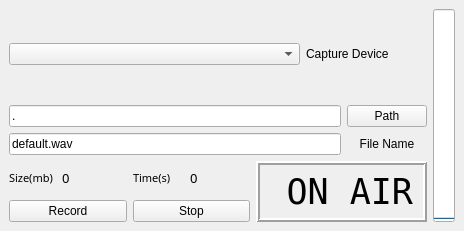
<?xml version="1.0" encoding="UTF-8"?>
<ui version="4.0">
 <class>mtsOpenALRecordQtWidget</class>
 <widget class="QDockWidget" name="mtsOpenALRecordQtWidget">
  <property name="geometry">
   <rect>
    <x>0</x>
    <y>0</y>
    <width>464</width>
    <height>231</height>
   </rect>
  </property>
  <property name="minimumSize">
   <size>
    <width>464</width>
    <height>231</height>
   </size>
  </property>
  <property name="styleSheet">
   <string notr="true"> QDockWidget {
     border: 1px solid lightgray;
     /*titlebar-close-icon: url(close.png);
     titlebar-normal-icon: url(undock.png);*/
 }

 QDockWidget::title {
     text-align: Center; /* align the text to the left */
     background: rgb(100, 170, 200);
     padding-left: 5px;
 }

 QDockWidget::close-button, QDockWidget::float-button {
     border: 1px solid transparent;
     background: darkgray;
     padding: 0px;
 }

 QDockWidget::close-button:hover, QDockWidget::float-button:hover {
     background: gray;
 }

 QDockWidget::close-button:pressed, QDockWidget::float-button:pressed {
     padding: 1px -1px -1px 1px;
 }</string>
  </property>
  <property name="features">
   <set>QDockWidget::NoDockWidgetFeatures</set>
  </property>
  <property name="allowedAreas">
   <set>Qt::TopDockWidgetArea</set>
  </property>
  <property name="windowTitle">
   <string>cisstAudioRecorder</string>
  </property>
  <widget class="QWidget" name="dockWidgetContents">
   <layout class="QHBoxLayout" name="horizontalLayout_7">
    <item>
     <layout class="QVBoxLayout" name="MainVLayout">
      <item>
       <layout class="QHBoxLayout" name="horizontalLayout_2">
        <item>
         <widget class="QComboBox" name="DeviceListComboBox">
          <property name="minimumSize">
           <size>
            <width>291</width>
            <height>0</height>
           </size>
          </property>
         </widget>
        </item>
        <item>
         <widget class="QLabel" name="label">
          <property name="minimumSize">
           <size>
            <width>101</width>
            <height>0</height>
           </size>
          </property>
          <property name="text">
           <string>Capture Device</string>
          </property>
         </widget>
        </item>
       </layout>
      </item>
      <item>
       <layout class="QHBoxLayout" name="horizontalLayout">
        <item>
         <layout class="QGridLayout" name="gridLayout_3">
          <item row="0" column="3">
           <widget class="QPushButton" name="PathButton">
            <property name="text">
             <string>Path</string>
            </property>
           </widget>
          </item>
          <item row="0" column="2">
           <widget class="QLineEdit" name="PathLineEdit">
            <property name="text">
             <string>.</string>
            </property>
           </widget>
          </item>
          <item row="1" column="2">
           <widget class="QLineEdit" name="FileNameLineEdit">
            <property name="text">
             <string>default.wav</string>
            </property>
           </widget>
          </item>
          <item row="1" column="3">
           <widget class="QLabel" name="label_2">
            <property name="layoutDirection">
             <enum>Qt::LeftToRight</enum>
            </property>
            <property name="midLineWidth">
             <number>0</number>
            </property>
            <property name="text">
             <string>File Name</string>
            </property>
            <property name="alignment">
             <set>Qt::AlignCenter</set>
            </property>
           </widget>
          </item>
         </layout>
        </item>
       </layout>
      </item>
      <item>
       <layout class="QHBoxLayout" name="horizontalLayout_4">
        <item>
         <layout class="QVBoxLayout" name="verticalLayout">
          <item>
           <layout class="QHBoxLayout" name="horizontalLayout_3">
            <item>
             <layout class="QGridLayout" name="gridLayout_2">
              <item row="1" column="0">
               <widget class="QPushButton" name="RecordButton">
                <property name="text">
                 <string>Record</string>
                </property>
               </widget>
              </item>
              <item row="1" column="1">
               <widget class="QPushButton" name="StopButton">
                <property name="text">
                 <string>Stop</string>
                </property>
               </widget>
              </item>
              <item row="0" column="0">
               <layout class="QHBoxLayout" name="horizontalLayout_5">
                <item>
                 <widget class="QLabel" name="label_5">
                  <property name="maximumSize">
                   <size>
                    <width>47</width>
                    <height>23</height>
                   </size>
                  </property>
                  <property name="font">
                   <font>
                    <family>AlArabiya</family>
                    <pointsize>8</pointsize>
                   </font>
                  </property>
                  <property name="layoutDirection">
                   <enum>Qt::LeftToRight</enum>
                  </property>
                  <property name="text">
                   <string>Size(mb)</string>
                  </property>
                 </widget>
                </item>
                <item>
                 <widget class="QLabel" name="SizeLabel">
                  <property name="font">
                   <font>
                    <family>AlArabiya</family>
                    <pointsize>10</pointsize>
                   </font>
                  </property>
                  <property name="text">
                   <string>0</string>
                  </property>
                 </widget>
                </item>
               </layout>
              </item>
              <item row="0" column="1">
               <layout class="QHBoxLayout" name="horizontalLayout_6">
                <item>
                 <widget class="QLabel" name="label_4">
                  <property name="maximumSize">
                   <size>
                    <width>51</width>
                    <height>23</height>
                   </size>
                  </property>
                  <property name="font">
                   <font>
                    <family>AlArabiya</family>
                    <pointsize>8</pointsize>
                   </font>
                  </property>
                  <property name="layoutDirection">
                   <enum>Qt::LeftToRight</enum>
                  </property>
                  <property name="text">
                   <string>Time(s)</string>
                  </property>
                 </widget>
                </item>
                <item>
                 <widget class="QLabel" name="TimeLabel">
                  <property name="font">
                   <font>
                    <family>AlArabiya</family>
                    <pointsize>10</pointsize>
                   </font>
                  </property>
                  <property name="text">
                   <string>0</string>
                  </property>
                 </widget>
                </item>
               </layout>
              </item>
             </layout>
            </item>
           </layout>
          </item>
         </layout>
        </item>
        <item>
         <widget class="QLabel" name="IsRecordingLabel">
          <property name="maximumSize">
           <size>
            <width>171</width>
            <height>61</height>
           </size>
          </property>
          <property name="font">
           <font>
            <family>Andale Mono</family>
            <pointsize>26</pointsize>
            <weight>50</weight>
            <bold>false</bold>
           </font>
          </property>
          <property name="frameShape">
           <enum>QFrame::Box</enum>
          </property>
          <property name="frameShadow">
           <enum>QFrame::Raised</enum>
          </property>
          <property name="lineWidth">
           <number>2</number>
          </property>
          <property name="midLineWidth">
           <number>0</number>
          </property>
          <property name="text">
           <string>ON AIR</string>
          </property>
          <property name="textFormat">
           <enum>Qt::PlainText</enum>
          </property>
          <property name="scaledContents">
           <bool>true</bool>
          </property>
          <property name="alignment">
           <set>Qt::AlignRight|Qt::AlignTrailing|Qt::AlignVCenter</set>
          </property>
          <property name="textInteractionFlags">
           <set>Qt::NoTextInteraction</set>
          </property>
         </widget>
        </item>
       </layout>
      </item>
     </layout>
    </item>
    <item>
     <widget class="QProgressBar" name="VolumeProgressBar">
      <property name="value">
       <number>0</number>
      </property>
      <property name="textVisible">
       <bool>false</bool>
      </property>
      <property name="orientation">
       <enum>Qt::Vertical</enum>
      </property>
      <property name="invertedAppearance">
       <bool>false</bool>
      </property>
      <property name="textDirection">
       <enum>QProgressBar::BottomToTop</enum>
      </property>
     </widget>
    </item>
   </layout>
  </widget>
 </widget>
 <resources/>
 <connections/>
</ui>
